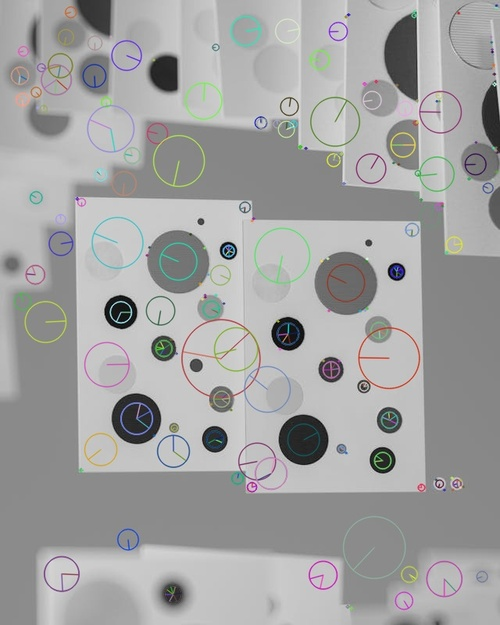
#> input picture feature_detection/sift_contrast0.02_edge5.jpg, 500 x 625 px, shrunk from 640 x 800 before the run, given in place of example-image.jpg, which was not available
$ jupyter execute --allow-errors repo3code.ipynb   (text cells are left out)
#> lines starting #> are read from the running program, lines starting #| are printed output that depends on the picture; long printed decimals are rounded; pictures that were not available may be replaced by others from this repository, and a replacement may not be noted
[cell 1]
import numpy as np
import cv2 as cv

[cell 2]
sift = cv.SIFT_create()

print("SIFT Detector Parameters:")
print("contrastThreshold:", sift.getContrastThreshold())
print("edgeThreshold:", sift.getEdgeThreshold())
print("sigma:", sift.getSigma())

print("\nParameter Ranges:")
print("contrastThreshold: 0.03-0.09 (default: 0.04)")
print("edgeThreshold: 5-20 (default: 10)")
print("sigma: 1.6 (default)")
print("nfeatures: 0 (default = unlimited)")

[cell 3]
img_path = 'images/example-image.jpg'
img = cv.imread(img_path)
#> img is the input picture: shape (625, 500, 3); mean B, G, R 162.2, 162.4, 162.3

gray= cv.cvtColor(img,cv.COLOR_BGR2GRAY)
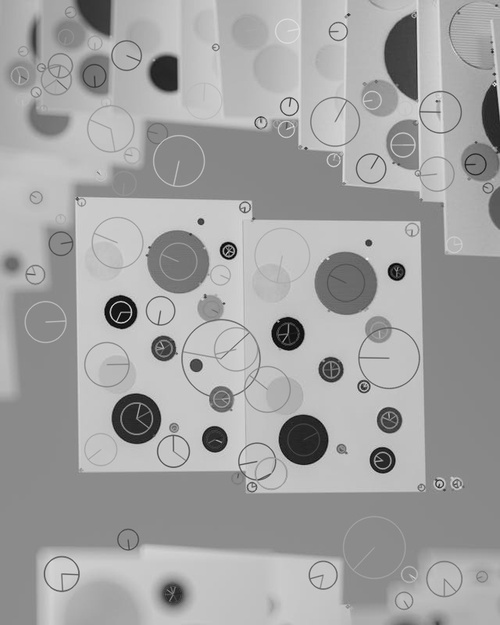
#> gray: shape (625, 500); min 2, max 234, mean 162.4

sift = cv.SIFT_create()
keypoints = sift.detect(gray, None)
#> keypoints = 434 keypoints; strongest (x, y, size): (288, 334, 21.7), (120, 312, 21.3), (303, 439, 31.6), (215, 439, 16.6)

output_img = cv.drawKeypoints(gray, keypoints, img, flags = cv.DRAW_MATCHES_FLAGS_DRAW_RICH_KEYPOINTS)
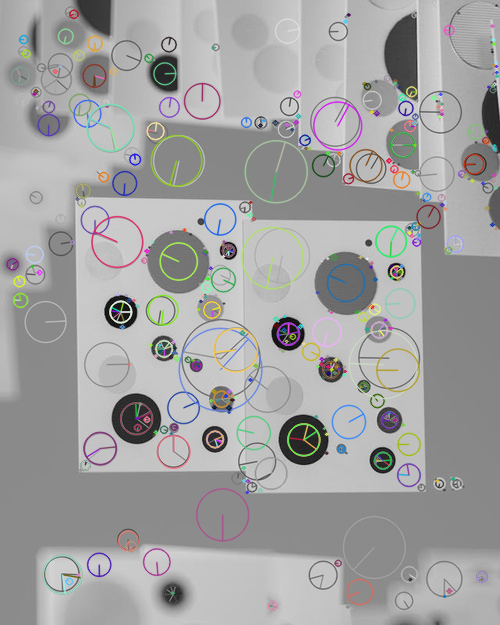
#> output_img: shape (625, 500, 3); mean B, G, R 161.4, 161.6, 161.7
cv.imwrite('SIFT_default.jpg', output_img)
print('Saved SIFT visualization to SIFT_default.jpg')

[cell 4]
print("Total keypoints detected:", len(keypoints))
#| Total keypoints detected: 434

if len(keypoints) > 0:
    kp = keypoints[0]  # Get first keypoint
#> kp = keypoint at (12.2, 263.9), size 11.2
    print("\nKeypoint attributes:", [attr for attr in dir(kp) if not attr.startswith('_')])
#| Keypoint attributes: ['angle', 'class_id', 'convert', 'octave', 'overlap', 'pt', 'response', 'size']

    print("\nFirst keypoint details:")
    print("Position (x, y):", kp.pt)
#| Position (x, y): (12.209, 263.869)
    print("Size (diameter):", kp.size)
#| Size (diameter): 11.224
    print("Angle (orientation):", kp.angle)
#| Angle (orientation): 106.177
    print("Response (strength):", kp.response)
#| Response (strength): 0.03691
    print("Octave:", kp.octave)
#| Octave: 15532545
    print("Class ID:", kp.class_id)
#| Class ID: -1

[cell 5]
# Re-initialize SIFT with different thresholds, save visualizations, and print counts.
params = [(0.02, 5), (0.03, 5), (0.03, 10), (0.03, 15), (0.04, 10), (0.05, 10)]
best_count = -1
best_contrast = None
best_edge = None
best_file = None
for contrast, edge in params:
    sift_t = cv.SIFT_create(contrastThreshold = contrast, edgeThreshold = edge)
    kps = sift_t.detect(gray, None)
    out = cv.drawKeypoints(gray, kps, img.copy(), flags = cv.DRAW_MATCHES_FLAGS_DRAW_RICH_KEYPOINTS)
    filename = f'sift_contrast{contrast}_edge{edge}.jpg'
    cv.imwrite(filename, out)
    print(f'Contrast = {contrast}, Edge = {edge}, and {len(kps)} Keypoints; Stored in ({filename})')
    if len(kps) > best_count:
        best_count = len(kps)
        best_contrast = contrast
        best_edge = edge
        best_file = filename
#> this loop made 6 passes
#> best_count on passes 1, 3, 4: 368, 477, 609
#| Contrast = 0.02, Edge = 5, and 368 Keypoints; Stored in (sift_contrast0.02_edge5.jpg)
#| Contrast = 0.03, Edge = 5, and 344 Keypoints; Stored in (sift_contrast0.03_edge5.jpg)
#| Contrast = 0.03, Edge = 10, and 477 Keypoints; Stored in (sift_contrast0.03_edge10.jpg)
#| Contrast = 0.03, Edge = 15, and 609 Keypoints; Stored in (sift_contrast0.03_edge15.jpg)
#| Contrast = 0.04, Edge = 10, and 434 Keypoints; Stored in (sift_contrast0.04_edge10.jpg)
#| Contrast = 0.05, Edge = 10, and 360 Keypoints; Stored in (sift_contrast0.05_edge10.jpg)
#> pass 1, `out = cv.drawKeypoints(gray, kps, img.copy(), flags = cv.DRAW_MATCHES_..`:
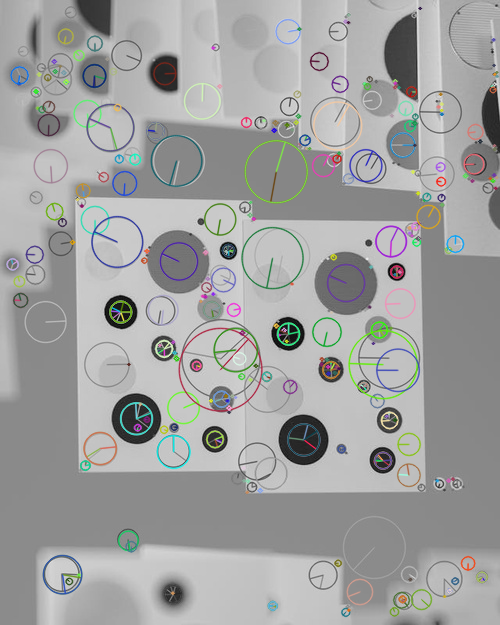
#> out: shape (625, 500, 3); mean B, G, R 160.7, 161.3, 160.6
#> after the loop, best_contrast = 0.03; best_count = 609; best_edge = 15; best_file = 'sift_contrast0.03_edge15.jpg'
print(f'Best: Contrast = {best_contrast} Edge = {best_edge} Count = {best_count} File = {best_file}')
#| Best: Contrast = 0.03 Edge = 15 Count = 609 File = sift_contrast0.03_edge15.jpg

[cell 6]
import matplotlib.pyplot as plt
params = [(0.02, 5), (0.03, 5), (0.03, 10), (0.03, 15), (0.04, 10), (0.05, 10)]
counts = []
results = []
for contrast, edge in params:
    sift_t = cv.SIFT_create(contrastThreshold=float(contrast), edgeThreshold=int(edge))
    kps = sift_t.detect(gray, None)
    out = cv.drawKeypoints(gray, kps, img.copy(), flags=cv.DRAW_MATCHES_FLAGS_DRAW_RICH_KEYPOINTS)
    counts.append(len(kps))
    results.append((contrast, edge, out))
#> this loop made 6 passes
#> pass 1, `out = cv.drawKeypoints(gray, kps, img.copy(), flags=cv.DRAW_MATCHES_FL..`:
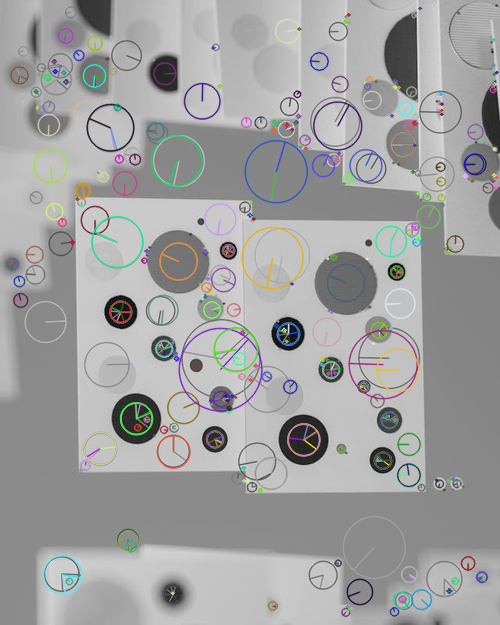
#> out: shape (625, 500, 3); mean B, G, R 161, 161.1, 160.8
#> pass 3, `out = cv.drawKeypoints(gray, kps, img.copy(), flags=cv.DRAW_MATCHES_FL..`:
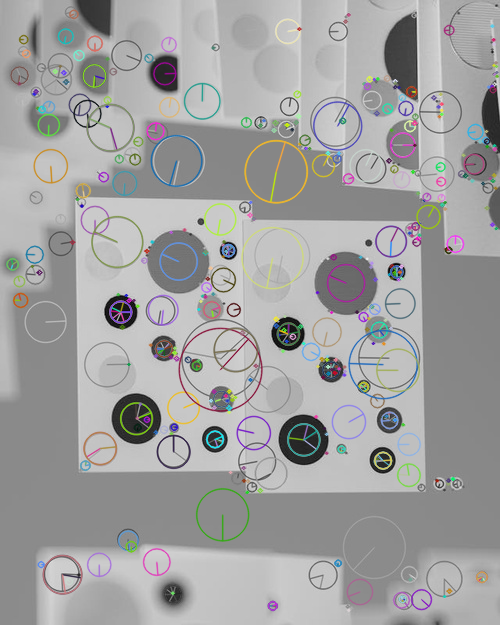
#> out: shape (625, 500, 3); mean B, G, R 160.9, 161, 161.1
#> after the loop, counts = [368, 344, 477, 609, 434, 360]; results = 6 items
# Plot counts
labels = [f'c{c}_e{e}' for c,e in params]
plt.figure(figsize=(8,4))
plt.bar(labels, counts, color='tab:blue')
plt.xticks(rotation=45)
plt.ylabel('Number of keypoints')
plt.title('SIFT keypoints detected per parameter set')
plt.tight_layout()
plt.show()
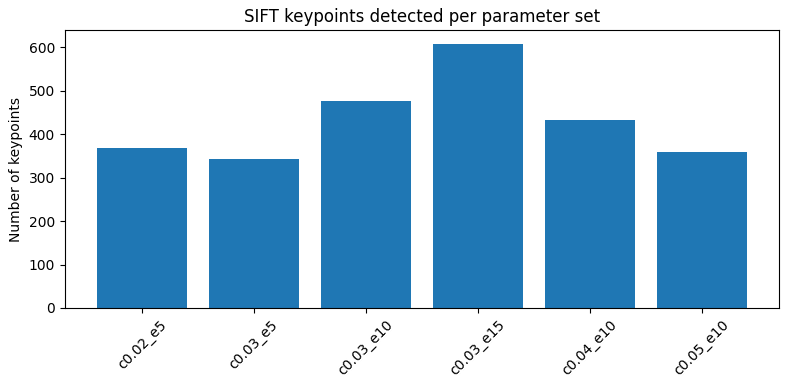
#> figure drawn by matplotlib, 1 panel; tallest bar 609 high, from x = 2.6 to 3.4
# Display best result
best_idx = int(np.argmax(counts)) if len(counts) > 0 else None
#> best_idx = 3
bc, be, bout = results[best_idx]
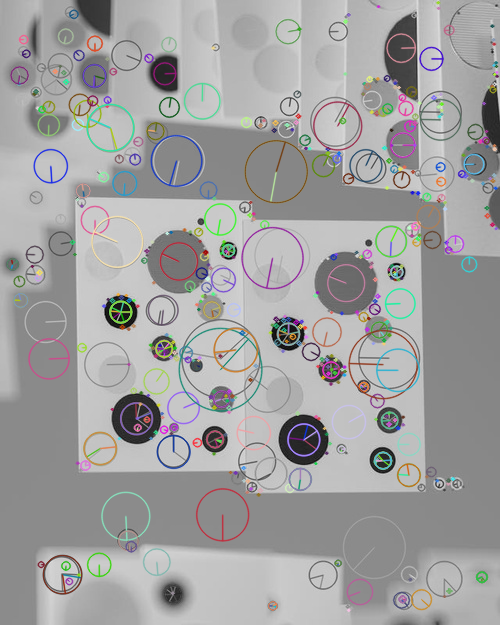
#> bout: shape (625, 500, 3); mean of channels 0, 1, 2 160.6, 160.5, 160.8; drawn as B, G, R
#> bc = 0.03; be = 15
print(f'Best parameters by count -> contrast = {bc}, edge = {be}, keypoints = {counts[best_idx]}')
#| Best parameters by count -> contrast = 0.03, edge = 15, keypoints = 609
display_img = cv.cvtColor(bout, cv.COLOR_BGR2RGB)
plt.figure(figsize=(6,6))
plt.imshow(display_img)
plt.axis('off')
plt.title(f'Best result: c={bc} e={be} (keypoints={counts[best_idx]})')
plt.show()

[cell 7]
image1 = img.copy()
rows, cols = image1.shape[:2]
#> rows = 625; cols = 500

# Rotate and scale
M_rot = cv.getRotationMatrix2D((cols/2, rows/2), 30, 0.8)
#> M_rot = [[0.693, 0.4, -48.21], [-0.4, 0.693, 196]]
img_rot = cv.warpAffine(image1, M_rot, (cols, rows))
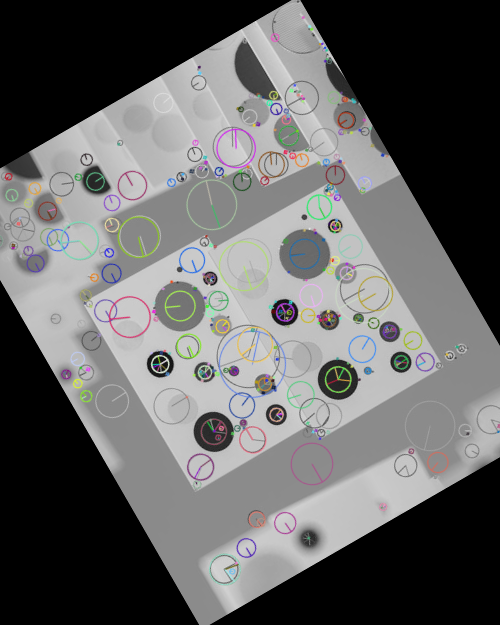
#> img_rot: shape (625, 500, 3); mean B, G, R 100.5, 100.6, 100.7

# Affine warp
pts1 = np.float32([[0,0], [cols-1,0], [0,rows-1]])
#> pts1 = [[0, 0], [499, 0], [0, 624]]
pts2 = np.float32([[0,0.25*rows], [0.85*(cols-1), 0.05*rows], [0.15*(cols-1), rows-1]])
M_aff = cv.getAffineTransform(pts1, pts2)
#> M_aff = [[0.85, 0.12, 0], [-0.251, 0.75, 156.2]]
img_aff = cv.warpAffine(img_rot, M_aff, (cols, rows))
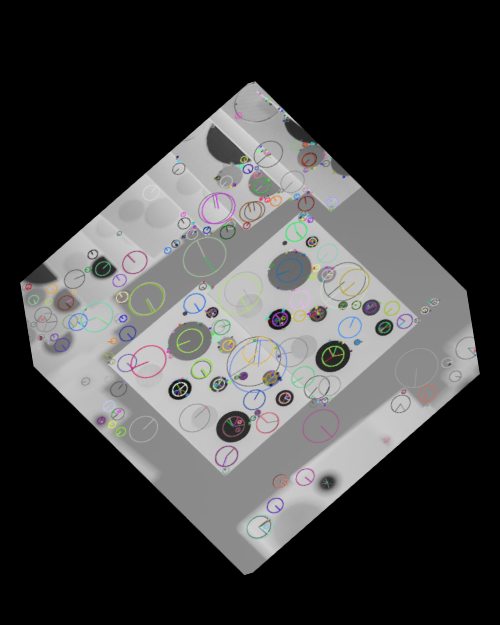
#> img_aff: shape (625, 500, 3); mean B, G, R 67, 67.1, 67.2

# Small perspective change
pts_src = np.float32([[0,0], [cols-1,0], [cols-1,rows-1], [0,rows-1]])
#> pts_src = [[0, 0], [499, 0], [499, 624], [0, 624]]
pts_dst = np.float32([[0.05*cols, 0.03*rows], [cols-1-0.05*cols, 0.10*rows], [cols-1-0.10*cols, rows-1-0.05*rows], [0.08*cols, rows-1-0.08*rows]])
M_pers = cv.getPerspectiveTransform(pts_src, pts_dst)
#> M_pers = [[0.941, 0.0305, 25], [0.0931, 0.982, 18.75], [8.74e-05, 0.000161, 1]]
img_pers = cv.warpPerspective(img_aff, M_pers, (cols, rows))
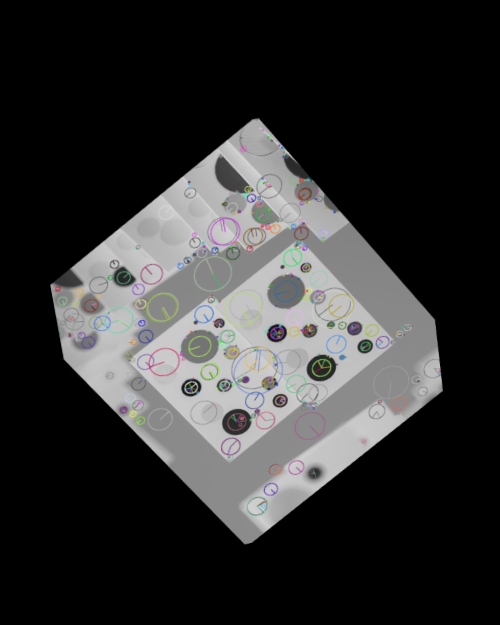
#> img_pers: shape (625, 500, 3); mean B, G, R 49.7, 49.7, 49.8

#> (the rest of this cell did not finish here and is left out)
